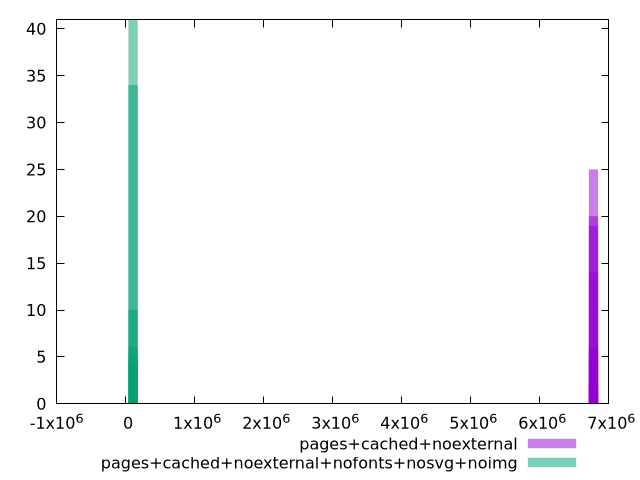

The script that saved this image:
$_pagesCachedNoexternal <<EOF
6777209.041972422 25
6777203.4718803195 20
6777225.752248729 6
6777192.331696115 5
6777214.612064525 19
6777220.182156626 14
6777197.901788218 6
6777186.761604014 2
6777236.892432933 1
6777231.32234083 2
EOF
$_pagesCachedNoexternalNofontsNosvgNoimg <<EOF
107103.77603656454 34
107096.67672419676 41
107100.22638038064 6
107089.57741182897 10
107107.32569274843 5
107110.87534893233 4
EOF
set key outside below
set terminal pngcairo
set output "report_00006_2020-11-02T20-21-41.718Z/total-byte-weight/total-byte-weight_pages+cached+noexternal_pages+cached+noexternal+nofonts+nosvg+noimg+hist.png"
set boxwidth 133402.94630042207
set style fill transparent solid 0.5 noborder
set yrange [0:41]
plot $_pagesCachedNoexternal title "pages+cached+noexternal" with boxes ,$_pagesCachedNoexternalNofontsNosvgNoimg title "pages+cached+noexternal+nofonts+nosvg+noimg" with boxes ,
